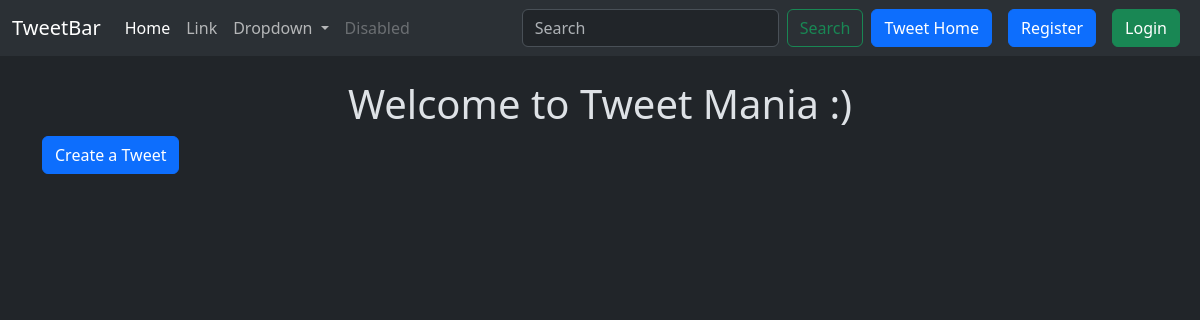
Page /tweet/ on the earlier database version.
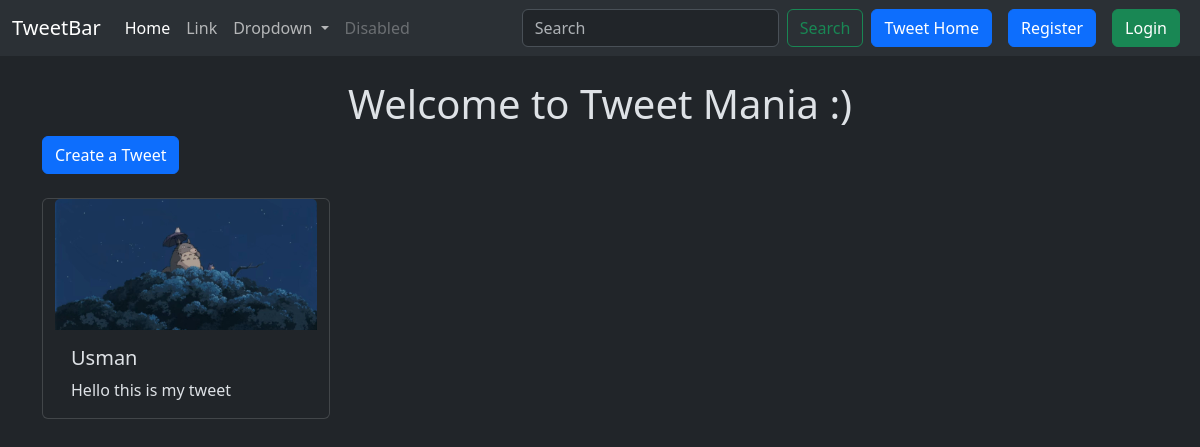
Same page on the later database version.
### tweet/models.py (models this page shows, shortened)
class Tweet(models.Model):
    user = models.ForeignKey(User , on_delete=models.CASCADE)
    text = models.TextField(max_length=250)
    photo = models.ImageField(upload_to='photos/', blank=True, null=True)
    created_at = models.DateTimeField(auto_now_add=True)
    updated_at = models.DateTimeField(auto_now=True)

### tweet/views.py (the view)
# urls.py: path('', views.tweet_list, name='tweet_list'),
def tweet_list(request):
    tweets = Tweet.objects.all().order_by('-created_at')
    return render(request , 'tweet_list.html' ,{'tweets': tweets })

### tweet/templates/tweet_list.html (shortened to what this page needs)
{% extends "layout.html" %}
{% block content %}
<h1 class="text-center mt-4">Welcome to Tweet Mania :)</h1>
<a class="btn btn-primary mb-4" href="{% url 'tweet_create' %}"> Create a Tweet </a>
<div class="container row gap-3">
    {% for tweet in tweets %}
        <div class="card" style="width: 18rem;">
            <img src="{{ tweet.photo.url }}" class="card-img-top" alt="...">
            <div class="card-body">
                <h5 class="card-title">{{ tweet.user.username }}</h5>
                <p class="card-text">{{ tweet.text }}</p>
            </div>
        </div>
    {% endfor %}
</div>
{% endblock %}

### templates/layout.html (shortened to what this page needs)
{% load static %}
<!DOCTYPE html>
<html lang="en" data-bs-theme="dark">
<head>
    <link href="https://cdn.jsdelivr.net/npm/bootstrap@5.3.3/dist/css/bootstrap.min.css" rel="stylesheet">
</head>
<body >
    <nav class="navbar navbar-expand-lg bg-body-tertiary">
        <div class="container-fluid">
          <a class="navbar-brand" href="#">TweetBar</a>
          <div class="collapse navbar-collapse" id="navbarSupportedContent">
            <ul class="navbar-nav me-auto mb-2 mb-lg-0">
              <li class="nav-item">
                <a class="nav-link active" aria-current="page" href="#">Home</a>
              </li>
              <li class="nav-item">
                <a class="nav-link" href="#">Link</a>
              </li>
              <li class="nav-item dropdown">
                <a class="nav-link dropdown-toggle" href="#" role="button" data-bs-toggle="dropdown" aria-expanded="false">
                  Dropdown
                </a>
              </li>
              <li class="nav-item">
                <a class="nav-link disabled" aria-disabled="true">Disabled</a>
              </li>
            </ul>
            <form class="d-flex" role="search">
              <input class="form-control me-2" type="search" placeholder="Search" aria-label="Search">
              <button class="btn btn-outline-success" type="submit">Search</button>
            </form>
            <a href="{%  url 'tweet_list' %}" class="btn btn-primary mx-2">Tweet Home</a>
            {% if user.is_authenticated  %}
            <form method="post" action="{% url 'logout' %}">
              {% csrf_token %}
              <button class="btn btn-danger" type="submit">Logout</button>
            </form>
            {% else %}
            <a href="{%  url 'register' %}" class="btn btn-primary mx-2">Register</a>
            <a href="{%  url 'login' %}" class="btn btn-success mx-2">Login</a>
            {% endif %}
          </div>
        </div>
      </nav>
    <div class="container">
        {% block content %}
        {% endblock %}
    </div>
</body>
</html>

Differences in the rows shown:
added Tweet: photo (picture), user.username "Usman", text "Hello this is my tweet"
